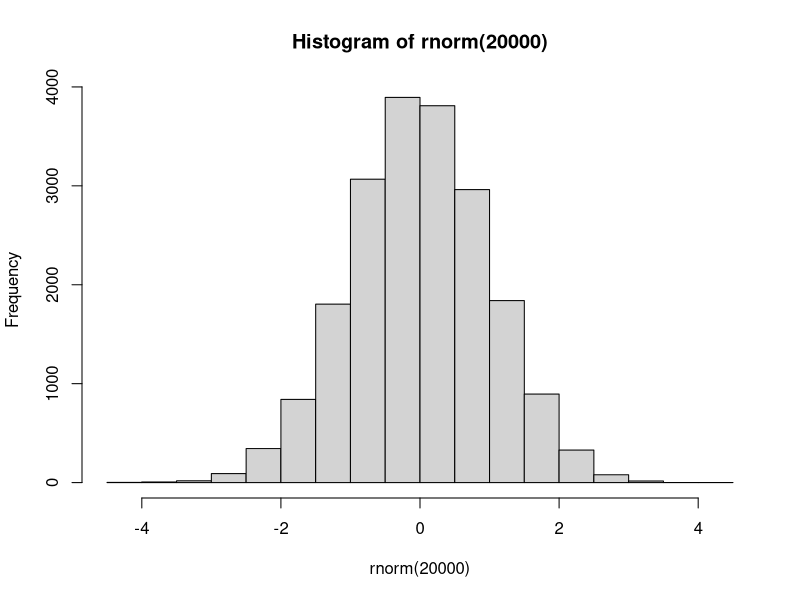
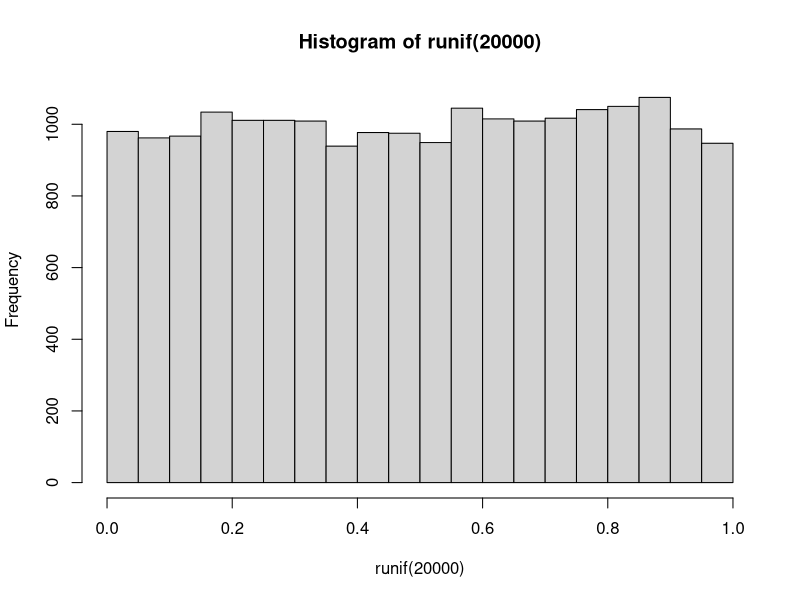
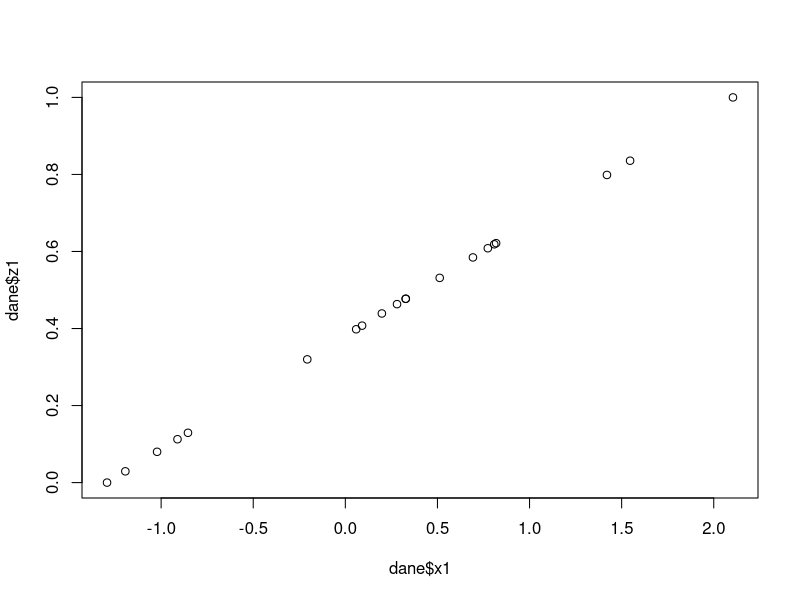

Source code (R) for these figures, in order: (Note: this script raises an error after producing the figures.)
# generowanie danych

rnorm(20)
hist(rnorm(20000))

# generowanie danych o wzroście
rnorm(n = 30, mean = 170, sd = 10)

runif(20)
hist(runif(20000))

dane <- data.frame(x1=rnorm(20), x2=rnorm(20), x3=runif(20), x4=runif(20))
dane

w1 <- mean(dane$x1)/median(dane$x1)
w2 <- mean(dane$x2)/median(dane$x2)
w3 <- mean(dane$x3)/median(dane$x3)
w4 <- mean(dane$x4)/median(dane$x4)

# funkcje

oblicz_wskaznik <- function(x){
  
  wskaznik <- mean(x)/sd(x)
  
  return(wskaznik)
  
}

w1 <- oblicz_wskaznik(dane$x1)
w2 <- oblicz_wskaznik(dane$x2)
w3 <- oblicz_wskaznik(dane$x3)
w4 <- oblicz_wskaznik(dane$x4)

# normalizacja danych

# sposób nr 1
normalizuj <- function(x) {
  
  return((x - min(x)) / (max(x) - min(x)))
  
}

dane$z1 <- normalizuj(dane$x1)
dane$z2 <- normalizuj(dane$x2)
dane$z3 <- normalizuj(dane$x3)
dane$z4 <- normalizuj(dane$x4)

plot(dane$x1, dane$z1)

# sposób nr 2
normalizuj <- function(x) {
  
  (x - min(x)) / (max(x) - min(x))
  
}

# sposób nr 3
normalizuj <- function(x) (x - min(x)) / (max(x) - min(x))

# sposób nr 4
normalizuj <- \(x) (x - min(x)) / (max(x) - min(x))

# warunki

wartosc <- 0

sprawdz_wskaznik <- function(wartosc){
  
  if(is.na(wartosc)){
    stop("Podana wartość to NA")
  }
  if(is.character(wartosc)){
    stop("Podana wartość to tekst")
  }
  
  if(wartosc > 0){
    print("Wartość większa od 0")
  } else if(wartosc < 0){
    print("Wartość mniejsza od 0")
  } else {
    print("Wartość równa 0")
  }
  
}

rm(wartosc)
sprawdz_wskaznik(99)
sprawdz_wskaznik(-10)
sprawdz_wskaznik(NA)
sprawdz_wskaznik("xyz")


# zadanie

sprawdz_podzielnosc <- function(liczba) {
  if (!is.numeric(liczba) || length(liczba) != 1) {
    stop("Argument musi być pojedynczą liczbą.")
  }
  
  if(liczba %% 3 == 0 && liczba %% 5 == 0) {
    return("Liczba podzielna przez 3 i 5")
  } else if (liczba %% 3 == 0) {
    return("Liczba podzielna przez 3")
  } else if (liczba %% 5 == 0) {
    return("Liczba podzielna przez 5")
  } else {
    return("Liczba niepodzielna ani przez 3, ani przez 5")
  }
}

sprawdz_podzielnosc(15)

# pętle

month.name

for(month in 1:12){
  
  print(month.name[month])
  
}

for(month in 1:length(month.name)){
  print(month.name[month])
}

for(month in seq_along(month.name)){
  print(month.name[month])
}

for(month in month.name){
  print(month)
}

# zwiększenie liter

month_name_upper <- character(length = length(month.name))

for(month in seq_along(month.name)){
  
  month_name_upper[month] <- toupper(month.name[month])
  
}

month_name_upper

toupper(month.name)

# rzut kostką

rzut_kostka <- numeric(1000000)

for(rzut in seq_along(rzut_kostka)){
  
  rzut_kostka[rzut] <- sample(x = 1:6, size = 1)
  
}

table(rzut_kostka)

rzut_kostka_vec <- sample(x = 1:6, size = 1000000, replace = TRUE)

# pętla while

eps = 0.5

while(eps > 0.1){
  
  print(eps)
  eps <- eps - 0.05
  
}

paste(month, "miesiąc")

# zadanie

for(i in 99:1){
  if(i == 1){
    print('1 bottle of beer on the wall, 1 bottle of beer!')
    print('So take it down, pass it around, no more bottles of beer on the wall!')
  } else if(i == 2){
    print('2 more bottles of beer on the wall, 2 more bottles of beer!')
    print('So take one down, pass it around, 1 more bottle of beer on the wall!')
  } else{
    print(paste(i, 'bottles of beer on the wall,', i, 'bottles of beer!'))
    print(paste('So take it down, pass it around,', i-1, 'more bottles of beer on the wall!'))
  }
}

for (i in 99:1) {
  if (i > 1) {
    cat(i, "bottles of beer on the wall,", i, "bottles of beer.\n")
    cat("Take one down and pass it around,", i - 1, 
        ifelse(i - 1 == 1, "bottle", "bottles"), "of beer on the wall.\n\n")
  } else {
    cat("1 bottle of beer on the wall, 1 bottle of beer.\n")
    cat("Take one down and pass it around, no more bottles of beer on the wall.\n\n")
  }
}

cat("No more bottles of beer on the wall, no more bottles of beer.\n")
cat("Go to the store and buy some more, 99 bottles of beer on the wall.\n")
